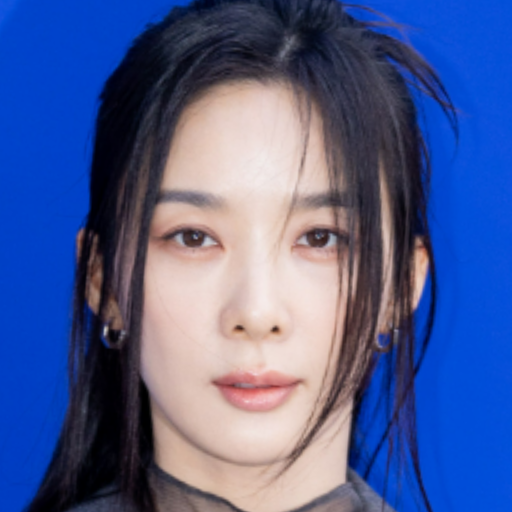
#> input picture ffhq_image/target.png, 1024 x 1024 px (shown at 1/2 size)
$ python -i slic_utils.py   (imports and definitions only)   (older library calls are emulated)
#> lines starting #> are read from the running program, lines starting #| are printed output that depends on the picture

from skimage.segmentation.slic_superpixels import _get_mask_centroids
from skimage.segmentation._slic import (_slic_cython, _enforce_label_connectivity_cython)
from skimage.segmentation import mark_boundaries
from skimage.util import img_as_float, regular_grid
from skimage.color import rgb2lab
from skimage.measure import label, regionprops
from skimage import io

import os.path
import warnings
import functools
import collections as coll
import numpy as np
from numpy import random
from scipy import ndimage as ndi
from scipy.spatial.distance import pdist, squareform
from scipy.cluster.vq import kmeans2


def slic_custom(image, n_segments=100, compactness=10., max_iter=10, sigma=0,
                spacing=None, multichannel=True, convert2lab=None,
                enforce_connectivity=True, min_size_factor=0.5, max_size_factor=3,
                slic_zero=False, start_label=None, mask=None, previous_centroids=None):
    """Segments image using k-means clustering in Color-(x,y,z) space.

    Parameters
    ----------
    image : 2D, 3D or 4D ndarray
        Input image, which can be 2D or 3D, and grayscale or multichannel
        (see `multichannel` parameter).
    n_segments : int, optional
        The (approximate) number of labels in the segmented output image.
    compactness : float, optional
        Balances color proximity and space proximity. Higher values give
        more weight to space proximity, making superpixel shapes more
        square/cubic. In SLICO mode, this is the initial compactness.
        This parameter depends strongly on image contrast and on the
        shapes of objects in the image. We recommend exploring possible
        values on a log scale, e.g., 0.01, 0.1, 1, 10, 100, before
        refining around a chosen value.
    max_iter : int, optional
        Maximum number of iterations of k-means.
    sigma : float or (3,) array-like of floats, optional
        Width of Gaussian smoothing kernel for pre-processing for each
        dimension of the image. The same sigma is applied to each dimension in
        case of a scalar value. Zero means no smoothing.
        Note, that `sigma` is automatically scaled if it is scalar and a
        manual voxel spacing is provided (see Notes section).
    spacing : (3,) array-like of floats, optional
        The voxel spacing along each image dimension. By default, `slic`
        assumes uniform spacing (same voxel resolution along z, y and x).
        This parameter controls the weights of the distances along z, y,
        and x during k-means clustering.
    multichannel : bool, optional
        Whether the last axis of the image is to be interpreted as multiple
        channels or another spatial dimension.
    convert2lab : bool, optional
        Whether the input should be converted to Lab colorspace prior to
        segmentation. The input image *must* be RGB. Highly recommended.
        This option defaults to ``True`` when ``multichannel=True`` *and*
        ``image.shape[-1] == 3``.
    enforce_connectivity : bool, optional
        Whether the generated segments are connected or not
    min_size_factor : float, optional
        Proportion of the minimum segment size to be removed with respect
        to the supposed segment size ```depth*width*height/n_segments```
    max_size_factor : float, optional
        Proportion of the maximum connected segment size. A value of 3 works
        in most of the cases.
    slic_zero : bool, optional
        Run SLIC-zero, the zero-parameter mode of SLIC. [2]_
    start_label: int, optional
        The labels' index start. Should be 0 or 1.
    mask : 2D ndarray, optional
        If provided, superpixels are computed only where mask is True,
        and seed points are homogeneously distributed over the mask
        using a K-means clustering strategy.

    Returns
    -------
    labels : 2D or 3D array
        Integer mask indicating segment labels.

    Raises
    ------
    ValueError
        If ``convert2lab`` is set to ``True`` but the last array
        dimension is not of length 3.
    ValueError
        If ``start_label`` is not 0 or 1.

    Notes
    -----
    * If `sigma > 0`, the image is smoothed using a Gaussian kernel prior to
      segmentation.

    * If `sigma` is scalar and `spacing` is provided, the kernel width is
      divided along each dimension by the spacing. For example, if ``sigma=1``
      and ``spacing=[5, 1, 1]``, the effective `sigma` is ``[0.2, 1, 1]``. This
      ensures sensible smoothing for anisotropic images.

    * The image is rescaled to be in [0, 1] prior to processing.

    * Images of shape (M, N, 3) are interpreted as 2D RGB images by default. To
      interpret them as 3D with the last dimension having length 3, use
      `multichannel=False`.

    * `start_label` is introduced to handle the issue [4]_. The labels
      indexing starting at 0 will be deprecated in future versions. If
      `mask` is not `None` labels indexing starts at 1 and masked area
      is set to 0.

    References
    ----------
    .. [1] Radhakrishna Achanta, Appu Shaji, Kevin Smith, Aurelien Lucchi,
        Pascal Fua, and Sabine Süsstrunk, SLIC Superpixels Compared to
        State-of-the-art Superpixel Methods, TPAMI, May 2012.
        :DOI:`10.1109/TPAMI.2012.120`
    .. [2] https://www.epfl.ch/labs/ivrl/research/slic-superpixels/#SLICO
    .. [3] Irving, Benjamin. "maskSLIC: regional superpixel generation with
           application to local pathology characterisation in medical images.",
           2016, :arXiv:`1606.09518`
    .. [4] https://github.com/scikit-image/scikit-image/issues/3722

    Examples
    --------
    >>> from skimage.segmentation import slic
    >>> from skimage.data import astronaut
    >>> img = astronaut()
    >>> segments = slic(img, n_segments=100, compactness=10)

    Increasing the compactness parameter yields more square regions:

    >>> segments = slic(img, n_segments=100, compactness=20)

    """

    image = img_as_float(image)
    use_mask = mask is not None
    dtype = image.dtype

    is_2d = False

    if image.ndim == 2:
        # 2D grayscale image
        image = image[np.newaxis, ..., np.newaxis]
        is_2d = True
    elif image.ndim == 3 and multichannel:
        # Make 2D multichannel image 3D with depth = 1
        image = image[np.newaxis, ...]
        is_2d = True
    elif image.ndim == 3 and not multichannel:
        # Add channel as single last dimension
        image = image[..., np.newaxis]

    if multichannel and (convert2lab or convert2lab is None):
        if image.shape[-1] != 3 and convert2lab:
            raise ValueError("Lab colorspace conversion requires a RGB image.")
        elif image.shape[-1] == 3:
            image = rgb2lab(image)

    if start_label is None:
        if use_mask:
            start_label = 1
        else:
            warnings.warn("skimage.measure.label's indexing starts from 0. " +
                          "In future version it will start from 1. " +
                          "To disable this warning, explicitely " +
                          "set the `start_label` parameter to 1.",
                          FutureWarning, stacklevel=2)
            start_label = 0

    if start_label not in [0, 1]:
        raise ValueError("start_label should be 0 or 1.")

    # initialize cluster centroids for desired number of segments
    update_centroids = False
    if use_mask:
        mask = np.ascontiguousarray(mask, dtype=np.bool).view('uint8')
        if mask.ndim == 2:
            mask = np.ascontiguousarray(mask[np.newaxis, ...])
        if mask.shape != image.shape[:3]:
            raise ValueError("image and mask should have the same shape.")
        #centroids, steps = _get_mask_centroids(mask, n_segments)
        centroids, steps = _get_mask_centroids(image, n_segments, multichannel=multichannel) # for hs3090
        update_centroids = True
    else:
        centroids, steps = _get_grid_centroids(image, n_segments)
        #centroids, steps = _get_grid_centroids(image, n_segments, multichannel=multichannel)

    # set previous centroids to initial cetroids
    if previous_centroids is not None:
        centroids = np.zeros((previous_centroids.shape[1],3))
        centroids[:,1:] = previous_centroids[0][:]
        # import pdb; pdb.set_trace()

    if spacing is None:
        spacing = np.ones(3, dtype=dtype)
    elif isinstance(spacing, (list, tuple)):
        spacing = np.ascontiguousarray(spacing, dtype=dtype)

    if not isinstance(sigma, coll.Iterable):
        sigma = np.array([sigma, sigma, sigma], dtype=dtype)
        sigma /= spacing.astype(dtype)
    elif isinstance(sigma, (list, tuple)):
        sigma = np.array(sigma, dtype=dtype)
    if (sigma > 0).any():
        # add zero smoothing for multichannel dimension
        sigma = list(sigma) + [0]
        image = ndi.gaussian_filter(image, sigma)

    n_centroids = centroids.shape[0]

    segments = np.ascontiguousarray(np.concatenate(
        [centroids, np.zeros((n_centroids, image.shape[3]))],
        axis=-1), dtype=dtype)

    # Scaling of ratio in the same way as in the SLIC paper so the
    # values have the same meaning
    step = max(steps)
    ratio = 1.0 / compactness

    image = np.ascontiguousarray(image * ratio, dtype=dtype)

    if update_centroids:
        # Step 2 of the algorithm [3]_
        _slic_cython(image, mask, segments, step, max_iter, spacing,
                     slic_zero, ignore_color=True,
                     start_label=start_label)

    labels = _slic_cython(image, mask, segments, step, max_iter,
                          spacing, slic_zero, ignore_color=False,
                          start_label=start_label)

    if enforce_connectivity:
        if use_mask:
            segment_size = mask.sum() / n_centroids
        else:
            segment_size = np.prod(image.shape[:3]) / n_centroids
        min_size = int(min_size_factor * segment_size)
        max_size = int(max_size_factor * segment_size)
        labels = _enforce_label_connectivity_cython(
            labels, min_size, max_size, start_label=start_label)

    if is_2d:
        labels = labels[0]

    # obtain current centroids
    props = regionprops(labels) # 3
    points = np.zeros((len(props),2))
    # label 순으로 centroids 정렬
    for idx, prop in enumerate(props):
        points[prop.label-1] = prop.centroid
    centroids = np.array(points)[np.newaxis,]  # 1 3 2
    closest_indices = None
    if previous_centroids is not None:
        points_prev = previous_centroids[0].copy()  # 6, 2
        points_repeat = np.repeat(np.array(points)[:, np.newaxis], previous_centroids.shape[0], axis=1)  # 3, 1, 2 -> 3, 6, 2
        closest_indices = np.argmin(np.linalg.norm(points_repeat - points_prev[np.newaxis,], axis=2), axis=1) # 1 6 2

    return labels, centroids, closest_indices

>>> import cv2
>>> picture = cv2.cvtColor(cv2.imread('../ffhq_image/target.png'), cv2.COLOR_BGR2RGB)
>>> result = slic_custom(picture)
#> in slic_custom, `image = img_as_float(image)`:
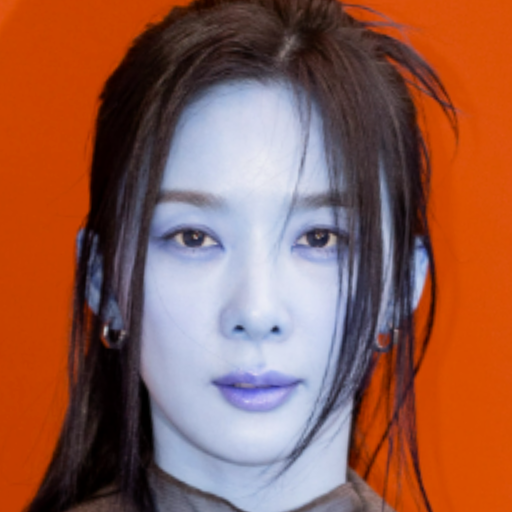
#> image: shape (1024, 1024, 3) float64 (shown at 1/2 size); mean of channels 0, 1, 2 0.305, 0.367, 0.572; drawn as B, G, R
#> (the run stopped early here; a loop or call above may not have finished)
